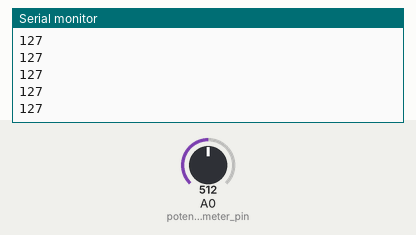
A sketch run on a simulated Arduino Uno, built with avr-gcc and run on an emulated ATmega328P. On the bench: the last lines printed to the serial monitor. The test bench sets the inputs (shaded band); at power-on: A0 (potentiometer_pin) = 512.

Above: at 1.2 s.
1.3 s: A0 (potentiometer_pin) set to 716
At 2.0 s:
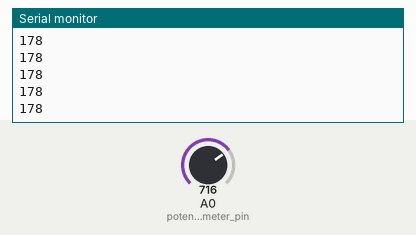
2.8 s: A0 (potentiometer_pin) set to 900
At 3.8 s:
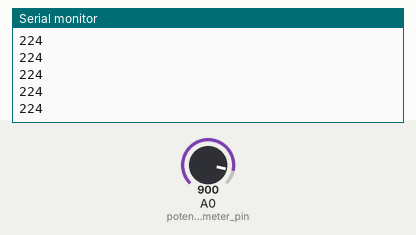
Timing chart, 0 to 5.8 s (numbered marks = the images above; inputs shaded):
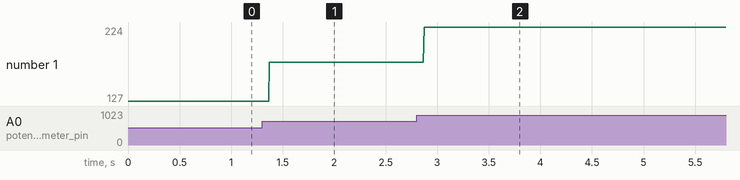

The sketch:

ArduinoTX_-_Transmitter.ino
```cpp
const int potentiometer_pin = A0;


void setup() {
  // put your setup code here, to run once:
  Serial.begin(9600);
  pinMode(potentiometer_pin, INPUT);
}

void loop() {
  // put your main code here, to run repeatedly:
  int potVal = analogRead(potentiometer_pin); //reads potentiometer value
  //maps the values so the poteotiometer value correlates with the LED pin
  potVal = map(potVal, 0 ,1023,0, 255);
  Serial.println(potVal); //writes to the serial where the raspberry pi reads it

}
```

Measured:
- after the input at 1.3 s, the serial monitor: prints a new line after 0.07 s (image 1)
- after the input at 2.8 s, the serial monitor: prints a new line after 0.07 s (image 2)
- plotted number 1: 127 → 178 after the input at 1.3 s, 178 → 224 after the input at 2.8 s
